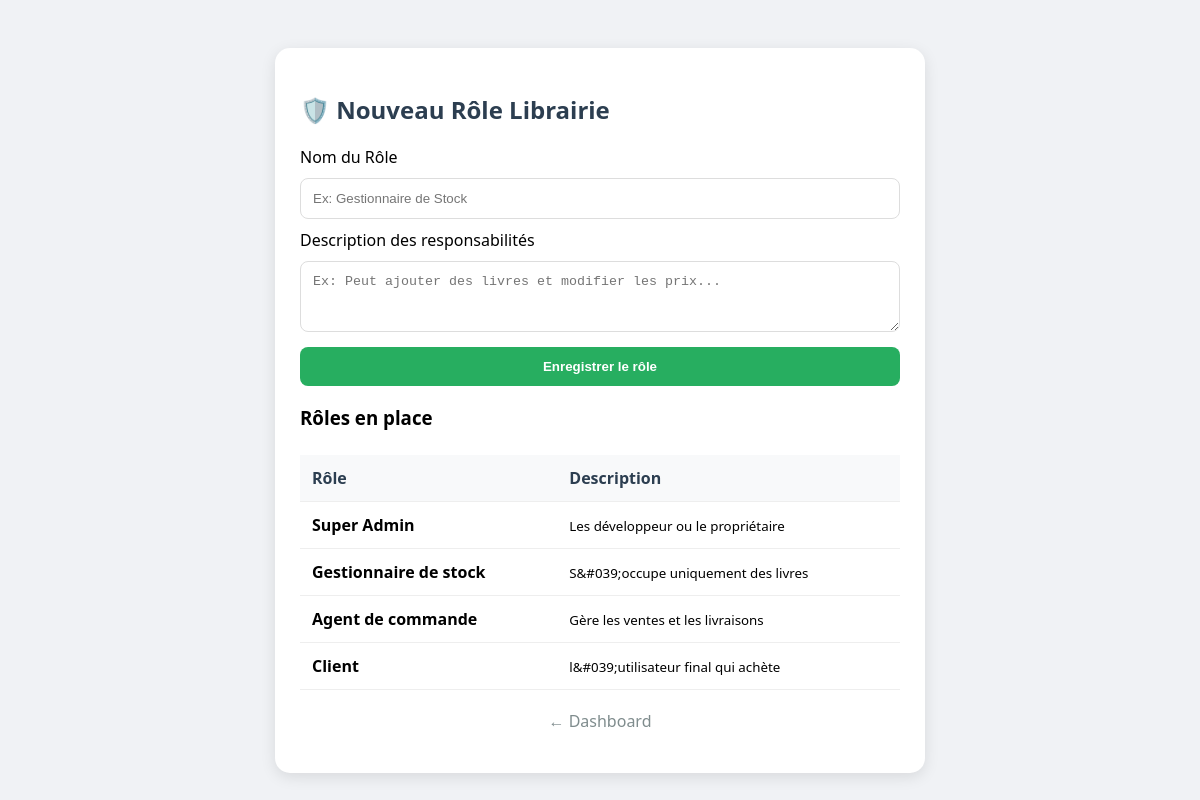
Page /plateforme_livre/ajouter_role.php on the committed database.
### tables this page shows
CREATE TABLE `roles` (
  `id` int(11) NOT NULL,
  `nom` varchar(50) NOT NULL,
  `description` text DEFAULT NULL
);

### plateforme_livre/fonctions.php (called while the page is built, shortened)
<?php
function getRoles($pdo)
{
    $stmt = $pdo->query("SELECT * FROM roles");
    return $stmt->fetchAll(PDO::FETCH_ASSOC);
}
?>

### plateforme_livre/ajouter_role.php (the view, shortened to what this page needs)
<?php
require_once 'fonctions.php';
$roles_existants = getRoles($pdo);
?>
<!DOCTYPE html>
<html lang="fr">
<head>
</head>
<body>
    <div class="container">
        <h2 style="color: var(--primary);">🛡️ Nouveau Rôle Librairie</h2>
        <form method="POST">
            <label>Nom du Rôle</label>
            <input type="text" name="nom_role" placeholder="Ex: Gestionnaire de Stock" required>
            <label>Description des responsabilités</label>
            <textarea name="desc_role" rows="3" placeholder="Ex: Peut ajouter des livres et modifier les prix..."></textarea>
            <button type="submit" name="ajouter_role">Enregistrer le rôle</button>
        </form>
        <h3>Rôles en place</h3>
        <table>
            <thead>
                <tr>
                    <th>Rôle</th>
                    <th>Description</th>
                </tr>
            </thead>
            <tbody>
                <?php foreach ($roles_existants as $role): ?>
                    <tr>
                        <td><strong><?= htmlspecialchars($role['nom']) ?></strong></td>
                        <td><small><?= htmlspecialchars($role['description'] ?? 'Aucune description') ?></small></td>
                    </tr>
                <?php endforeach; ?>
            </tbody>
        </table>
        <p style="text-align:center; margin-top:20px;">
            <a href="admin.php" style="text-decoration:none; color:#7f8c8d;">← Dashboard</a>
        </p>
    </div>
</body>
</html>

### plateforme_livre/ajouter_role.php (style rules this page uses)
:root { --primary: #2c3e50; --accent: #27ae60; --bg: #f0f2f5; }
body { font-family: 'Segoe UI', sans-serif; background: var(--bg); padding: 40px; }
.container { max-width: 600px; margin: auto; background: white; padding: 25px; border-radius: 15px; box-shadow: 0 4px 15px rgba(0, 0, 0, 0.1); }
input, textarea { width: 100%; padding: 12px; margin: 10px 0; border: 1px solid #ddd; border-radius: 8px; box-sizing: border-box; }
button { width: 100%; padding: 12px; background: var(--accent); color: white; border: none; border-radius: 8px; cursor: pointer; font-weight: bold; }
table { width: 100%; border-collapse: collapse; margin-top: 25px; }
th, td { border-bottom: 1px solid #eee; padding: 12px; text-align: left; }
th { background: #f8f9fa; color: var(--primary); }

### rows in the picture
roles: nom "Super Admin", description "Les développeur ou le propriétaire"
roles: nom "Gestionnaire de stock", description "S&#039;occupe uniquement des livres"
roles: nom "Agent de commande", description "Gère les ventes et les livraisons"
roles: nom "Client", description "l&#039;utilisateur final qui achète"
